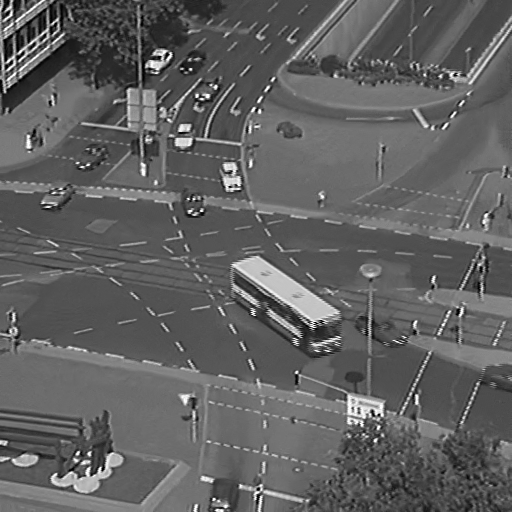
//> input picture imbasic01.png, 512 x 512 px; the run also reads 1 picture not shown here
$ ./OpticalFlow imbasic01.png imnoisy01.png imnoisy01.png   (built with g++ and OpenCV 4)
//> lines starting //> are read from the running program, lines starting //| are printed output that depends on the picture
#include <iostream>
#include <opencv2/core.hpp>
#include <opencv2/highgui.hpp>
#include <opencv2/imgproc.hpp>
#include <opencv2/videoio.hpp>
#include <opencv2/video.hpp>

using namespace cv;
using namespace std;

int main( int argc, char** argv )
{
    if( argc != 4){
     cout <<" Usage: display_image ImageToLoadAndDisplay" << endl;
     return -1;
    }
    Mat image1,image2,image3;
    image1 = imread(argv[1], CV_LOAD_IMAGE_COLOR);   // Read the file
//> image1 is the input picture: 512 rows x 512 cols, CV_8UC3; min 0, max 255, mean 96.9
    image2 = imread(argv[2], CV_LOAD_IMAGE_COLOR);   // Read the file
    image3 = imread(argv[3], CV_LOAD_IMAGE_COLOR);   // Read the file
    if(!image1.data || !image2.data)                              // Check for invalid input
    {
        cout <<  "Could not open or find the images" << std::endl ;
        return -1;
    }
   /* cv::Mat noise(image1.size(),image1.type());
        float m = (10,12,34);
        float sigma = (1,5,50);
        cv::randn(noise, m, sigma); //mean and variance
        image1 += noise;*/
  /*  namedWindow( "Display window", WINDOW_AUTOSIZE );// Create a window for display.
    imshow( "Display window", image1 );                   // Show our image inside it.
    waitKey(0);        */                                  // Wait for a keystroke in the window


    // Coverge image to Gray
    Mat image1_gray, image2_gray,image3_gray;
    cvtColor(image1, image1_gray, COLOR_BGR2GRAY);
    cvtColor(image2, image2_gray, COLOR_BGR2GRAY);
    cvtColor(image3, image3_gray, COLOR_BGR2GRAY);
    Mat flow(image1_gray.size(), CV_32FC2);
    // Calculate The Optical Flow
    calcOpticalFlowFarneback(image2_gray, image1_gray, flow, 0.5, 3, 15, 3, 5, 1.2, 0);

    // show the flow
        Mat flow_parts[2];
        split(flow, flow_parts);
        Mat magnitude, angle, magn_norm;
        cartToPolar(flow_parts[0], flow_parts[1], magnitude, angle, true);
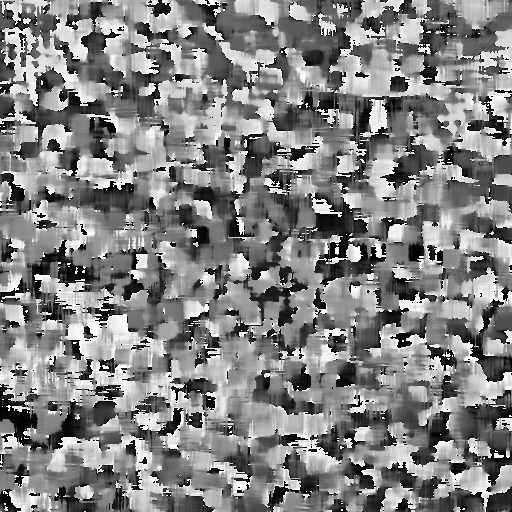
//> angle: 512 rows x 512 cols, CV_32FC1; min 0.000227, max 360, mean 185.1; drawn with min black and max white
        normalize(magnitude, magn_norm, 0.0f, 1.0f, NORM_MINMAX);
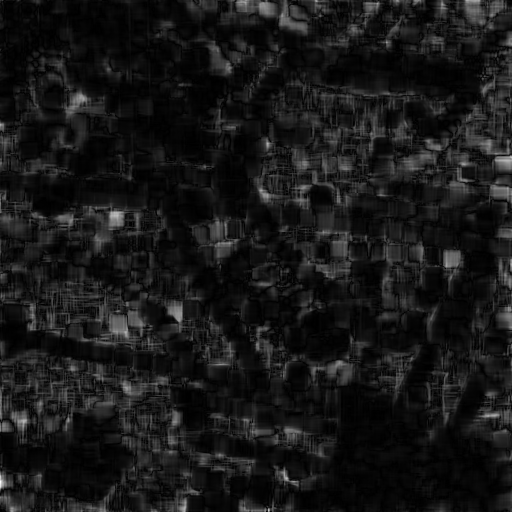
//> magn_norm: 512 rows x 512 cols, CV_32FC1; min 0, max 1, mean 0.0932
        angle *= ((1.f / 360.f) * (180.f / 255.f));
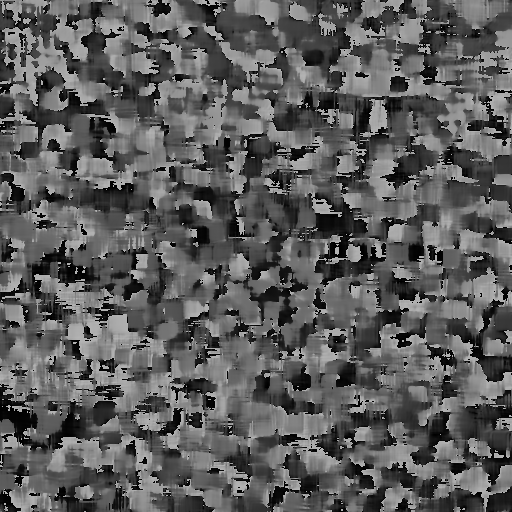
//> angle: 512 rows x 512 cols, CV_32FC1; min 4.46e-07, max 0.706, mean 0.363
        //build hsv image
        Mat _hsv[3], hsv, hsv8, bgr;
        _hsv[0] = angle;
        _hsv[1] = Mat::ones(angle.size(), CV_32F);
//> _hsv[1]: 512 rows x 512 cols, CV_32FC1; every value is 1
        _hsv[2] = magn_norm;
        merge(_hsv, 3, hsv);
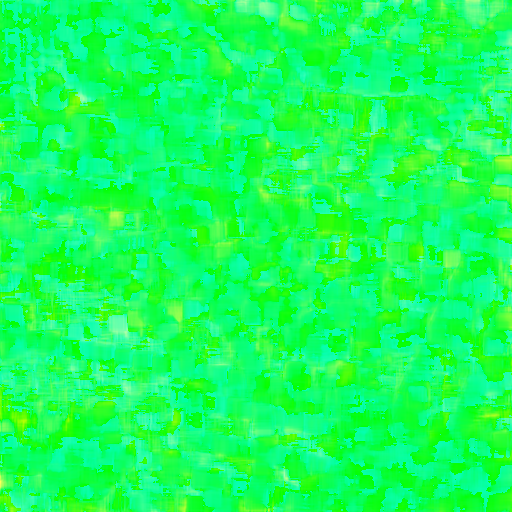
//> hsv: 512 rows x 512 cols, CV_32FC3; mean B, G, R 0.363, 1, 0.0932
        hsv.convertTo(hsv8, CV_8U, 255.0);
        cvtColor(hsv8, bgr, COLOR_HSV2BGR);
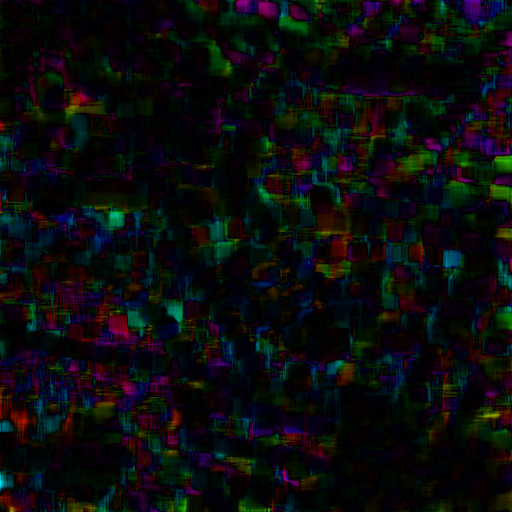
//> bgr: 512 rows x 512 cols, CV_8UC3; mean B, G, R 12.5, 11.8, 10.8


        namedWindow( "Display window", WINDOW_AUTOSIZE );// Create a window for display.
        imshow( "Display window", bgr );                   // Show our image inside it.
     waitKey(0);

   Mat prevImg;
    Mat map(flow.size(), CV_32FC2);
    for (int y = 0; y < map.rows; ++y){
         for (int x = 0; x < map.cols; ++x){
                    Point2f f = flow.at<Point2f>(y, x);
                    map.at<Point2f>(y, x) = Point2f(x + f.x, y + f.y);
    }
}
    Mat newFrame;
    split(map,flow_parts);
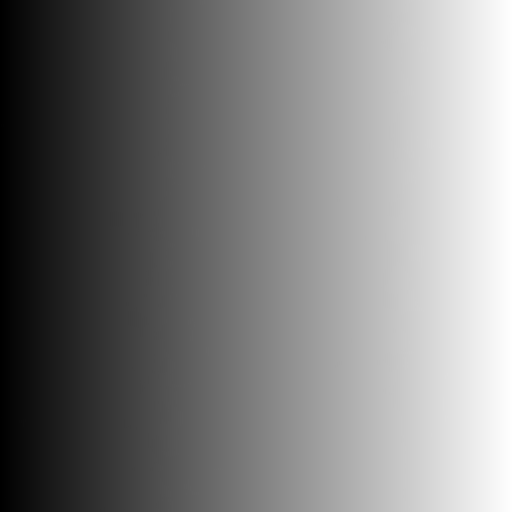
//> flow_parts[0]: 512 rows x 512 cols, CV_32FC1; min -0.724, max 511.5, mean 255.5; drawn with min black and max white
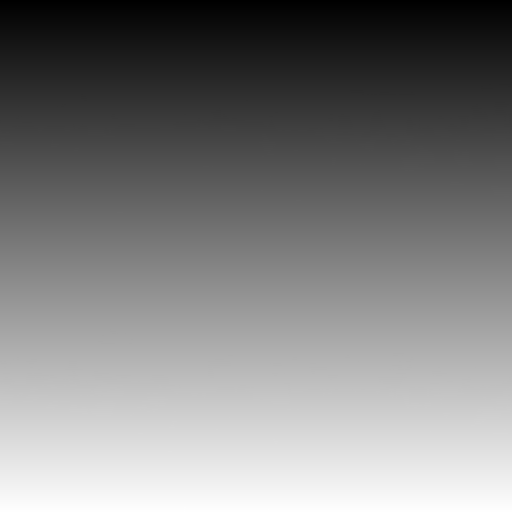
//> flow_parts[1]: 512 rows x 512 cols, CV_32FC1; min -0.484, max 511.4, mean 255.5; drawn with min black and max white
    //remap(image1, newFrame, );

    remap(image3_gray,prevImg,flow_parts[0],flow_parts[1],INTER_LINEAR, BORDER_CONSTANT, Scalar(0, 0, 0) );
    namedWindow( "Display window -estimation-", WINDOW_AUTOSIZE );// Create a window for display.
    imshow( "Display window -estimation-", prevImg );
    namedWindow( "frame 1", WINDOW_AUTOSIZE );                 // Show our image inside it.
    imshow( "frame 1", image1_gray );
    namedWindow( "frame 2", WINDOW_AUTOSIZE );
    imshow( "frame 2", image3_gray );
    waitKey(0);
    imwrite("1.png", image3_gray );
    imwrite("2.png", prevImg );

    return 0;
}
